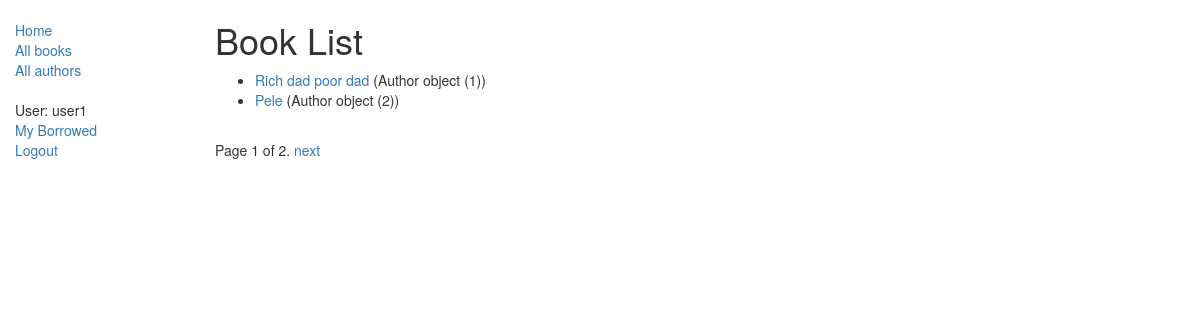
Screenshot of /catalog/books/ (signed in) with the database file from the repository.
### catalog/models.py (models this page shows, shortened)
class Book(models.Model):
	title = models.CharField(max_length=200)
	author = models.ForeignKey('Author', on_delete=models.SET_NULL, null=True)
	summary = models.TextField(max_length=1000, help_text="Enter a brief description of the book")
	isbn = models.CharField('ISBN',max_length=13, help_text='13 Character <a href="https://www.isbn-international.org/content/what-isbn">ISBN number</a>')
	genre = models.ManyToManyField(Genre, help_text="Select a genre for this book")
	language = models.ForeignKey('Language', on_delete=models.SET_NULL, null=True)
	def get_absolute_url(self):
		return reverse('book-detail', args=[str(self.id)])
	def display_genre(self):
		"""
		Creates a string for the Genre. This is required to display genre in Admin.
		"""
		return ', '.join([ genre.name for genre in self.genre.all()[:3] ])
	display_genre.short_description = 'Genre'

class Author(models.Model):
	first_name = models.CharField(max_length=100)
	last_name = models.CharField(max_length=100)
	date_of_birth = models.DateField(null=True, blank=True)
	date_of_death = models.DateField('died', null=True, blank=True)
	class Meta:
		ordering = ['last_name', 'first_name']

### catalog/views.py (the view)
class BookListView(LoginRequiredMixin, generic.ListView):
	model = Book
	paginate_by = 2

### catalog/templates/catalog/book_list.html (shortened to what this page needs)
{% extends "base_generic.html" %}
{% block content %}
    <h1>Book List</h1>
    {% if book_list %}
    <ul>
      {% for book in book_list %}
      <li>
        <a href="{{ book.get_absolute_url }}">{{ book.title }}</a> ({{book.author}})
      </li>
      {% endfor %}
    </ul>
    {% else %}
      <p>There are no books in the library.</p>
    {% endif %}
{% endblock %}

### catalog/templates/base_generic.html (shortened to what this page needs)
<!DOCTYPE html>
<html lang="en">
<head>
	<link rel="stylesheet" href="https://maxcdn.bootstrapcdn.com/bootstrap/3.3.7/css/bootstrap.min.css">
	{% load static %}
	<link rel="stylesheet" href="{% static 'static/css/styles.css' %}">
</head>
<body>
	<div class="container-fluid">
	  <div class="row">
		<div class="col-sm-2">
		{% block sidebar %}
		  <ul class="sidebar-nav">
			<li><a href="{% url 'index' %}">Home</a></li>
			<li><a href="{% url 'books' %}">All books</a></li>
			<li><a href="{% url 'authors' %}">All authors</a></li>
		 </ul>
		 <ul class="sidebar-nav">
			{% if user.is_authenticated %}
			   <li>User: {{ user.get_username }}</li>
			   <li><a href="{% url 'my-borrowed' %}">My Borrowed</a></li>
			   <li><a href="{% url 'logout'%}?next={{request.path}}">Logout</a></li>
			{% else %}
			   <li><a href="{% url 'login'%}?next={{request.path}}">Login</a></li>
			{% endif %}
		 </ul>
		{% endblock %}
		  </div>
	      <div class="col-sm-10 ">
	      {% block content %}{% endblock %}
	      {% block pagination %}
	        {% if is_paginated %}
	            <div class="pagination">
	                <span class="page-links">
	                    <span class="page-current">
	                        Page {{ page_obj.number }} of {{ page_obj.paginator.num_pages }}.
	                    </span>
	                    {% if page_obj.has_next %}
	                        <a href="{{ request.path }}?page={{ page_obj.next_page_number }}">next</a>
	                    {% endif %}
	                </span>
	            </div>
	        {% endif %}
	      {% endblock %}
	  	  </div>
		</div>
	</div>
</body>
</html>

### catalog/static/css/styles.css (style rules this page uses)
.sidebar-nav { margin-top: 20px; padding: 0; list-style: none; }

### rows the page displays
Book: title "Rich dad poor dad", author "Author object (1)"
Book: title "Pele", author "Author object (2)"

### other values shown
{{ user.get_username }} "user1"
{{ page_obj.number }} "1"
{{ page_obj.paginator.num_pages }} "2"
